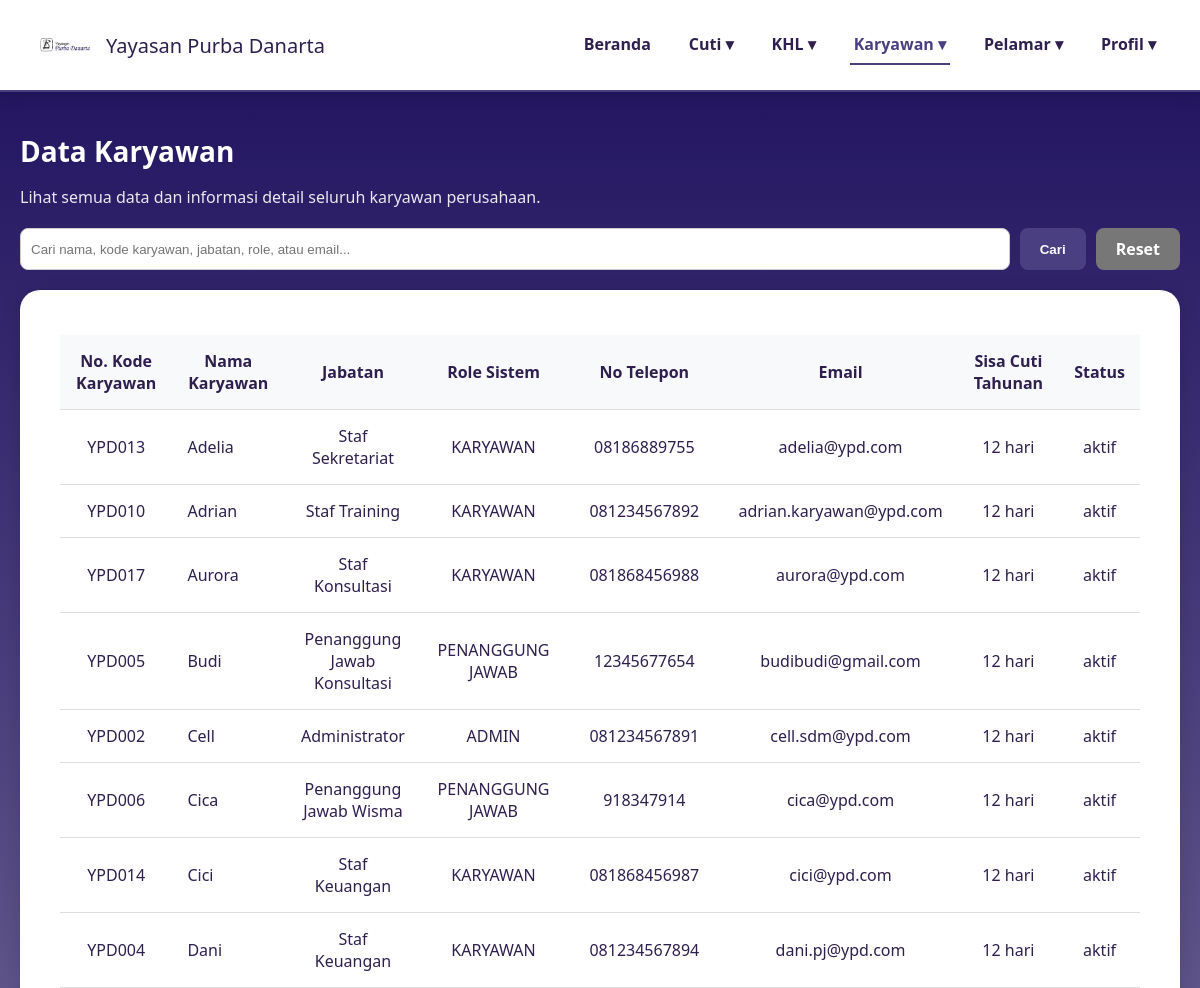
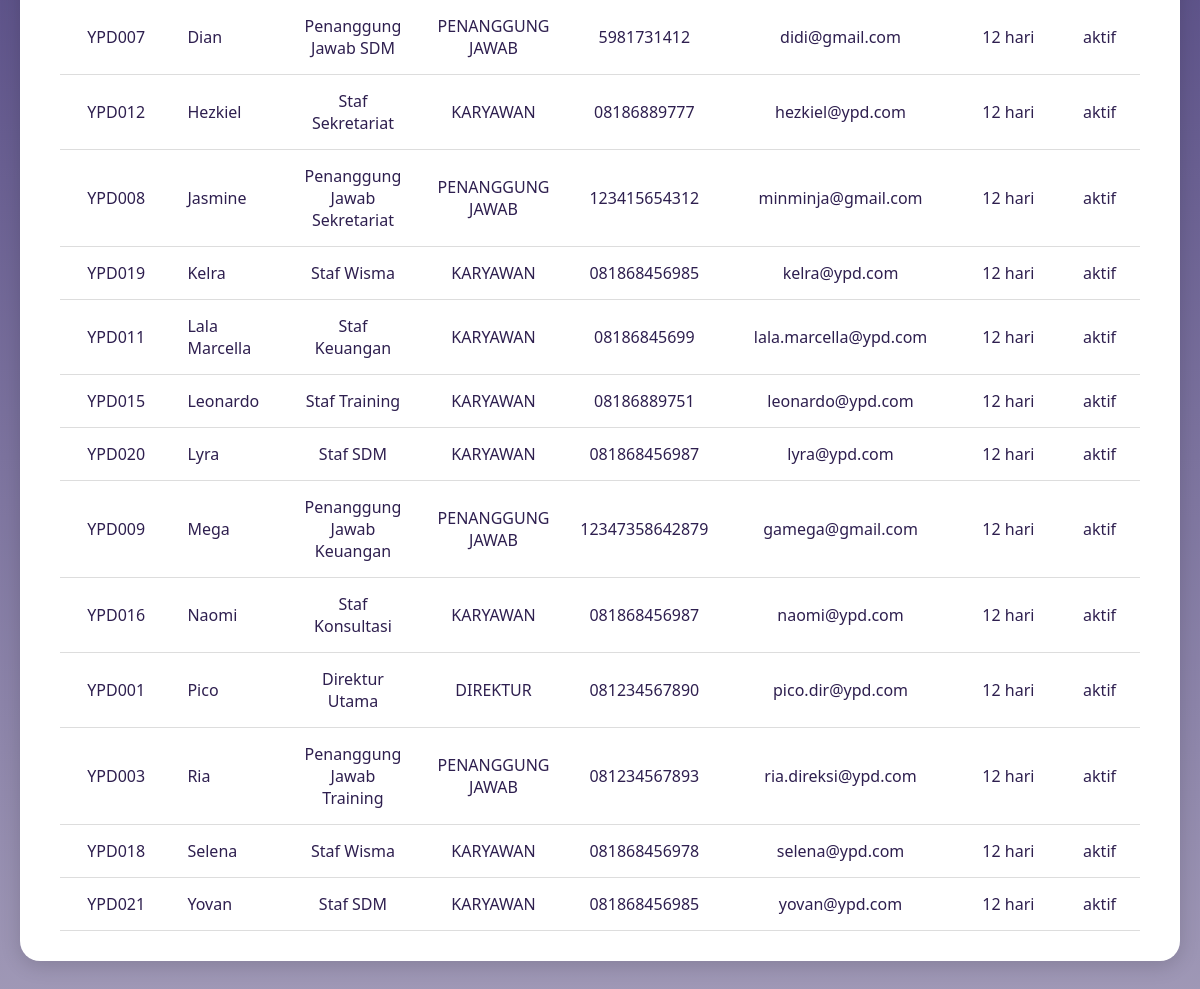
/data_karyawan_direktur.php, run on an earlier commit of the app's database (2 pictures, top to bottom).
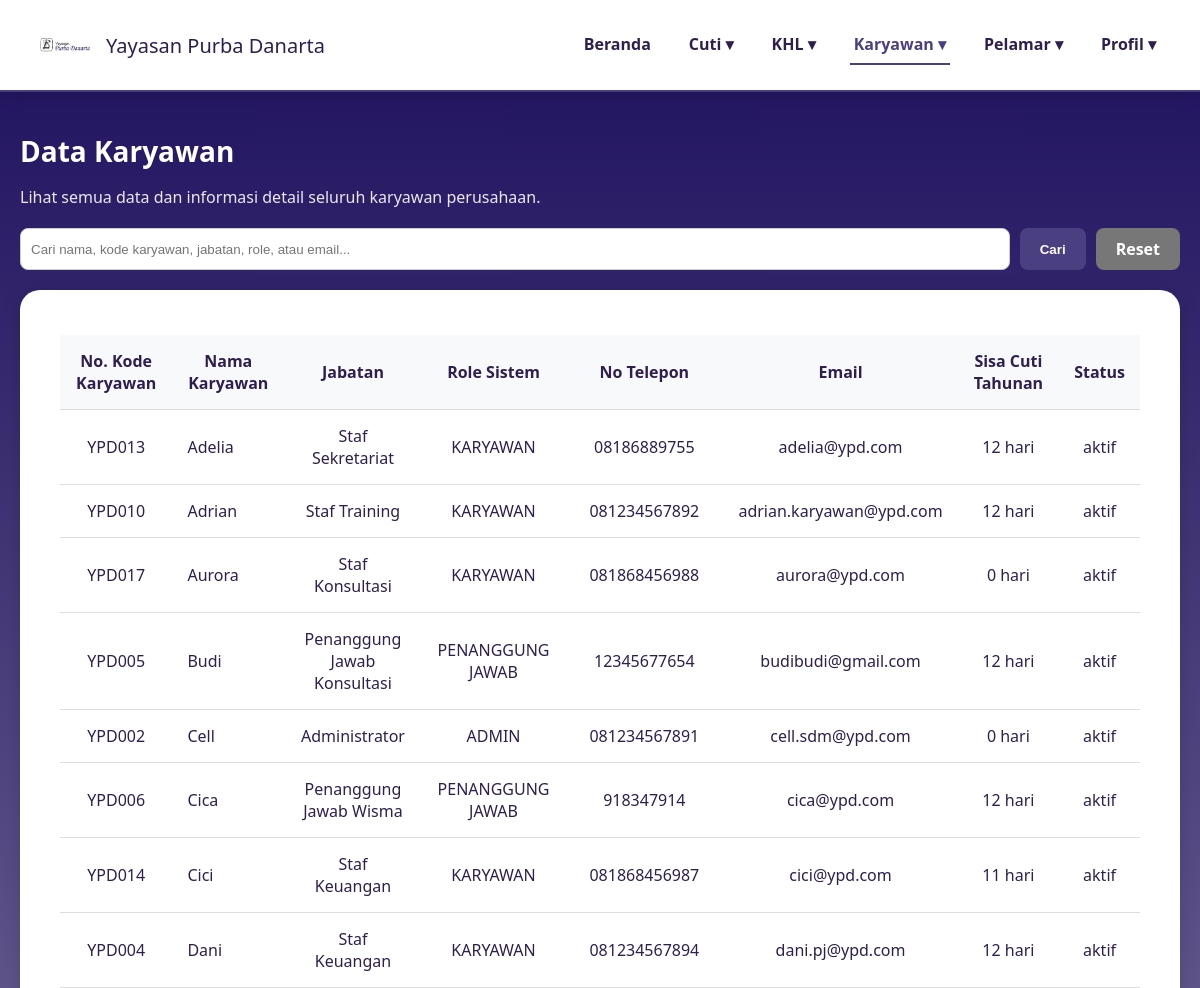
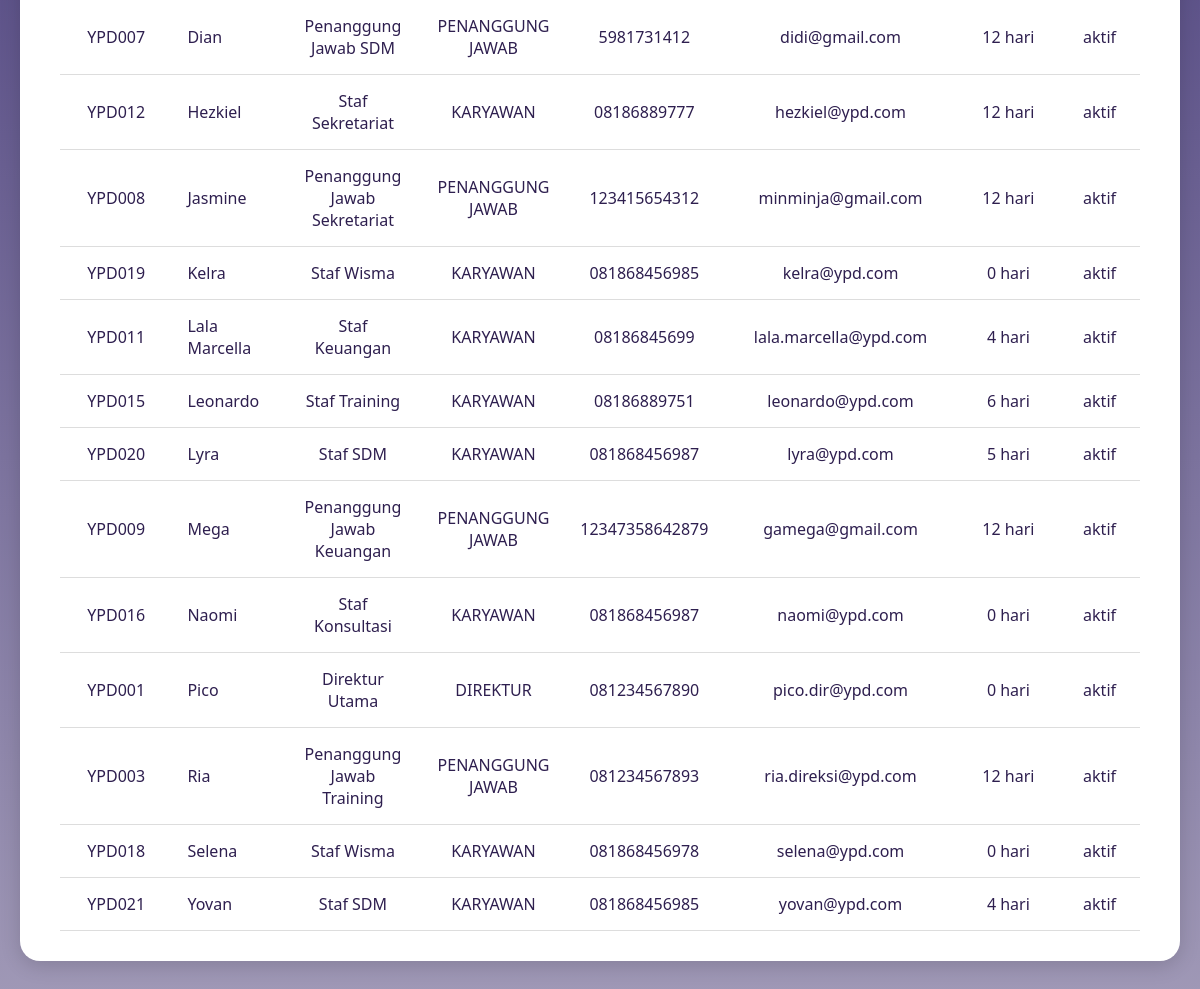
And on a later commit of the database (2 pictures, top to bottom).
### tables this page shows
CREATE TABLE `data_karyawan` (
  `id_karyawan` int(11) NOT NULL,
  `kode_karyawan` varchar(20) NOT NULL,
  `nama_lengkap` varchar(100) NOT NULL,
  `email` varchar(100) NOT NULL,
  `password` varchar(255) NOT NULL,
  `jabatan` varchar(50) NOT NULL,
  `divisi` varchar(50) NOT NULL,
  `role` enum('karyawan','direktur','admin','penanggung jawab') NOT NULL DEFAULT 'karyawan',
  `no_telp` varchar(20) DEFAULT NULL,
  `sisa_cuti_tahunan` int(3) DEFAULT 0,
  `sisa_cuti_lustrum` int(3) DEFAULT 0,
  `status_aktif` enum('aktif','non_aktif') NOT NULL DEFAULT 'aktif',
  `created_at` timestamp NOT NULL DEFAULT current_timestamp()
);

### data_karyawan_direktur.php (the view, shortened to what this page needs)
<?php
require 'config.php';
$filter = "";
$query_data_karyawan = "
    SELECT
        kode_karyawan,
        nama_lengkap,
        jabatan,
        role,
        no_telp,
        email,
        sisa_cuti_tahunan,
        status_aktif
    FROM data_karyawan
    $filter
    ORDER BY nama_lengkap ASC";
$result_karyawan = $conn->query($query_data_karyawan);
?>
<!DOCTYPE html>
<html lang="id">
<head>
    <link rel="stylesheet" href="https://cdnjs.cloudflare.com/ajax/libs/font-awesome/6.4.0/css/all.min.css">
</head>
<body>
    <header>
      <div class="logo">
        <img src="image/namayayasan.png" alt="Logo Yayasan">
        <span>Yayasan Purba Danarta</span>
      </div>
      <nav>
        <ul>
            <li><a href="dashboarddirektur.php">Beranda</a></li>
            <li><a href="#">Cuti ▾</a>
            </li>
            <li><a href="#">KHL ▾</a>
            </li>
            <li class="nav-active"><a href="#">Karyawan ▾</a>
            </li>
            <li><a href="#">Pelamar ▾</a>
            </li>
            <li><a href="#">Profil ▾</a>
            </li>
        </ul>
      </nav>
    </header>
    <main>
        <h1>Data Karyawan</h1>
        <p class="info-text">Lihat semua data dan informasi detail seluruh karyawan perusahaan.</p>
        <form method="GET" action="data_karyawan_direktur.php" class="search-form">
            <input type="text" name="cari" placeholder="Cari nama, kode karyawan, jabatan, role, atau email..."
                   value="<?= isset($_GET['cari']) ? htmlspecialchars($_GET['cari']) : '' ?>">
            <button type="submit">Cari</button>
            <a href="data_karyawan_direktur.php">Reset</a>
        </form>
        <div class="card">
            <div class="data-table-container">
                <table class="data-table">
                    <thead>
                        <tr>
                            <th>No. Kode Karyawan</th>
                            <th>Nama Karyawan</th>
                            <th>Jabatan</th>
                            <th>Role Sistem</th>
                            <th>No Telepon</th>
                            <th>Email</th>
                            <th>Sisa Cuti Tahunan</th>
                            <th>Status</th>
                        </tr>
                    </thead>
                    <tbody>
                        <?php if ($result_karyawan->num_rows > 0): ?>
                            <?php while($row = $result_karyawan->fetch_assoc()): ?>
                                <tr>
                                    <td><?= htmlspecialchars($row['kode_karyawan']) ?></td>
                                    <td><?= htmlspecialchars($row['nama_lengkap']) ?></td>
                                    <td><?= htmlspecialchars($row['jabatan']) ?></td>
                                    <td><?= htmlspecialchars(strtoupper($row['role'])) ?></td>
                                    <td><?= htmlspecialchars($row['no_telp']) ?></td>
                                    <td><?= htmlspecialchars($row['email']) ?></td>
                                    <td><?= htmlspecialchars($row['sisa_cuti_tahunan']) ?> hari</td>
                                    <td><?= htmlspecialchars($row['status_aktif']) ?></td>
                                </tr>
                            <?php endwhile; ?>
                        <?php else: ?>
                            <tr>
                                <td colspan="8" style="text-align: center;">Tidak ada data karyawan ditemukan.</td>
                            </tr>
                        <?php endif; ?>
                    </tbody>
                </table>
            </div>
        </div>
    </main>
</body>
</html>

What changed in the data, as far as the page shows it:
changed data_karyawan "YPD017": sisa_cuti_tahunan "12" → "0"
changed data_karyawan "YPD002": sisa_cuti_tahunan "12" → "0"
changed data_karyawan "YPD014": sisa_cuti_tahunan "12" → "11"
changed data_karyawan "YPD019": sisa_cuti_tahunan "12" → "0"
changed data_karyawan "YPD011": sisa_cuti_tahunan "12" → "4"
changed data_karyawan "YPD015": sisa_cuti_tahunan "12" → "6"
changed data_karyawan "YPD020": sisa_cuti_tahunan "12" → "5"
changed data_karyawan "YPD016": sisa_cuti_tahunan "12" → "0"
changed data_karyawan "YPD001": sisa_cuti_tahunan "12" → "0"
changed data_karyawan "YPD018": sisa_cuti_tahunan "12" → "0"
changed data_karyawan "YPD021": sisa_cuti_tahunan "12" → "4"
